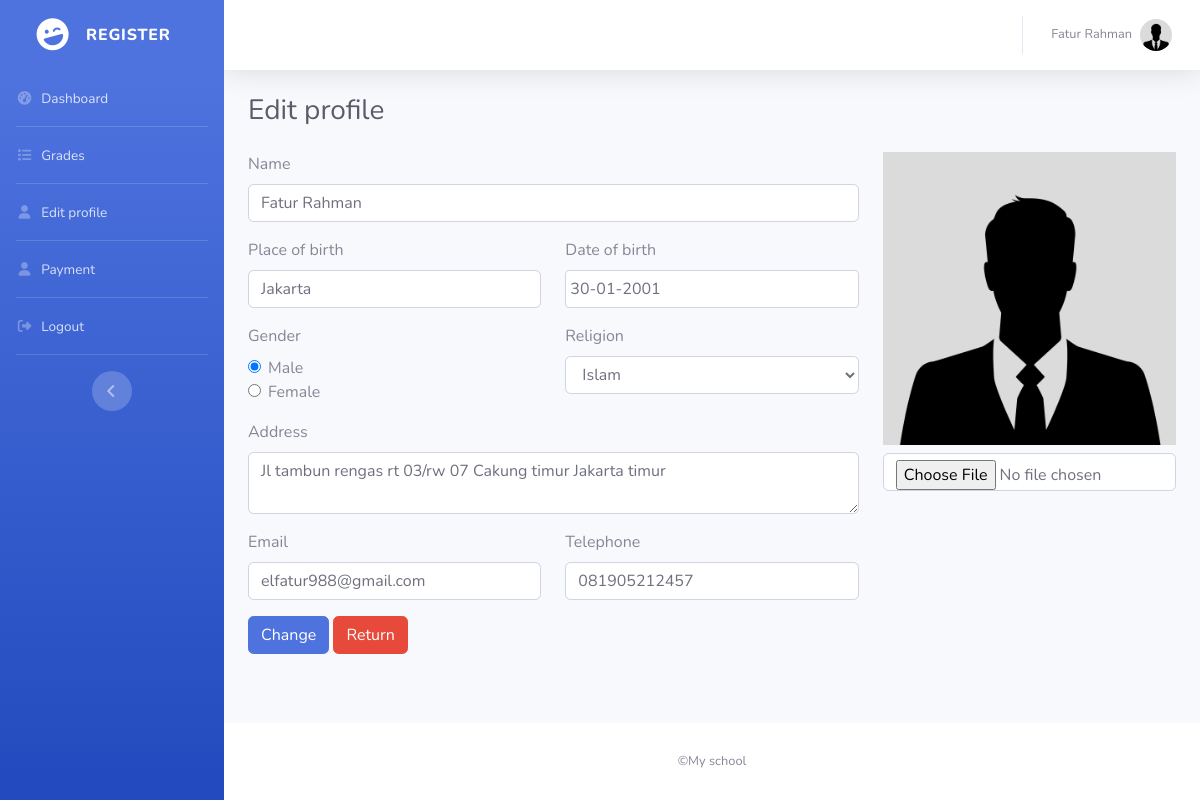
Screenshot of /siswa/editprofil.php (signed in) with the database file from the repository.
### tables this page shows
CREATE TABLE `pendaftar` (
  `id` int(11) NOT NULL,
  `nama` varchar(100) DEFAULT NULL,
  `tmpt_lahir` varchar(100) DEFAULT NULL,
  `tgl_lahir` date DEFAULT NULL,
  `jenis_kelamin` enum('L','P') DEFAULT NULL,
  `agama` varchar(45) DEFAULT NULL,
  `alamat` text DEFAULT NULL,
  `email` varchar(100) DEFAULT NULL,
  `telepon` varchar(45) DEFAULT NULL,
  `foto` varchar(100) NOT NULL,
  `users_id` int(11) DEFAULT NULL
);

### config/auto_load.php (called while the page is built, shortened)
<?php
$base_url = "http://localhost/pendaftaran";
?>

### siswa/editprofil_control.php (called while the page is built, shortened)
<?php
$id_user = $_SESSION['id_users'];
$sql_pendaftar = "SELECT * FROM pendaftar where users_id = '$id_user'";
$result_pendaftar = mysqli_query($koneksi, $sql_pendaftar);
if(mysqli_num_rows($result_pendaftar)){
    $data_pendaftar = mysqli_fetch_array($result_pendaftar);
}
?>

### siswa/editprofil.php (the view, shortened to what this page needs)
<?php include('../config/auto_load.php'); ?>
<?php include('editprofil_control.php'); ?>
<?php include('../template/headersiswa.php'); ?>
<div class="container-fluid">
  <h1 class="h3 mb-4 text-gray-800">Edit profile</h1>
    <form class="user" method="POST" action="<?= $base_url ?>/siswa/editprofil.php" enctype="multipart/form-data">
        <div class="row">
            <div class="col-md-8">
                <div class="form-group">
                    <label for="nama">Name</label>
                    <input type="text" class="form-control" id="nama" placeholder="Enter name" name="nama" value="<?= $data_pendaftar['nama'] ?>">
                </div>
                <div class="form-group row">
                    <div class="col-md-6">
                        <label for="tempat_lahir">Place of birth</label>
                        <input type="text" class="form-control" id="tempat_lahir" placeholder="Place of birth" name="tempat_lahir" value="<?= $data_pendaftar['tmpt_lahir'] ?>">
                    </div>
                    <div class="col-md-6">
                        <label for="tanggal_lahir">Date of birth</label>
                        <input type="text" class="form-control datepicker" id="tanggal_lahir" placeholder="Date of birth" name="tanggal_lahir" value="<?= date("d-m-Y", strtotime($data_pendaftar['tgl_lahir'])); ?>">
                    </div>
                </div>
                <div class="form-group row">
                    <div class="col-md-6">
                        <label>Gender</label>
                        <?php
                        $laki = "";
                        $perempuan = "";
                        if($data_pendaftar['jenis_kelamin'] == "L") {
                            $laki = "checked";
                        } else {
                            $perempuan = "checked";
                        }
                        ?>
                        <div class="form-check">
                            <input class="form-check-input" type="radio" name="jenis_kelamin" id="lk" value="L" <?= $laki ?>>
                            <label class="form-check-label" for="lk">
                                Male
                            </label>
                        </div>
                        <div class="form-check">
                            <input class="form-check-input" type="radio" name="jenis_kelamin" id="pr" value="P" <?= $perempuan ?>>
                            <label class="form-check-label" for="pr">
                                Female
                            </label>
                        </div>
                    </div>
                    <div class="col-md-6">
                        <label for="agama">Religion</label>
                        <select name="agama" id="agama" class="form-control">
                            <option value="islam" <?php if($data_pendaftar['agama'] == 'islam'){ echo "selected"; } ?>>Islam</option>
                        </select>
                    </div>
                </div>
                <div class="form-group">
                    <label for="alamat">Address</label>
                    <textarea name="alamat" id="alamat" class="form-control"><?= $data_pendaftar['alamat']; ?></textarea>
                </div>
                <div class="form-group row">
                    <div class="col-md-6">
                        <label for="email">Email</label>
                        <input name="email" type="email" class="form-control" id="email" placeholder="Email" value="<?= $data_pendaftar['email'] ?>">
                    </div>
                    <div class="col-md-6">
                        <label for="telepon">Telephone</label>
                        <input name="telepon" type="text" class="form-control" id="telepon" placeholder="Telephone" value="<?= $data_pendaftar['telepon'] ?>">
                    </div>
                </div>
            </div>
            <div class="col-md-4">
                <?php
                if(isset($data_pendaftar['foto']) && $data_pendaftar['foto'] != '') {
                    $foto = '../uploads/' . $data_pendaftar['foto'];
                } else {
                    $foto = '../assets/img/avatar.jpg';
                }
                ?>
                <img src="<?= $foto ?>" alt="foto profil" class="img-fluid">
                <input type="file" name="gambar" class="form-control mt-2">
            </div>
            <div class="col-md-12">
                <button type="submit" name="btn_simpan" value="simpan_profil" class="btn btn-primary mb-5">Change</button>
                <a href="dashboard.php" class="btn btn-danger mb-5">Return</a>
            </div>
        </div>
    </form>
</div>
<?php include('../template/footer.php'); ?>

### rows the page displays
pendaftar: nama "Fatur Rahman", tempat_lahir "Jakarta", tanggal_lahir "30-01-2001", agama "Islam", alamat "Jl tambun rengas rt 03/rw 07 Cakung timur Jakarta timur", email "elfatur988@gmail.com", telepon "081905212457"

### other values shown
$_SESSION['nama'] "Fatur Rahman"
